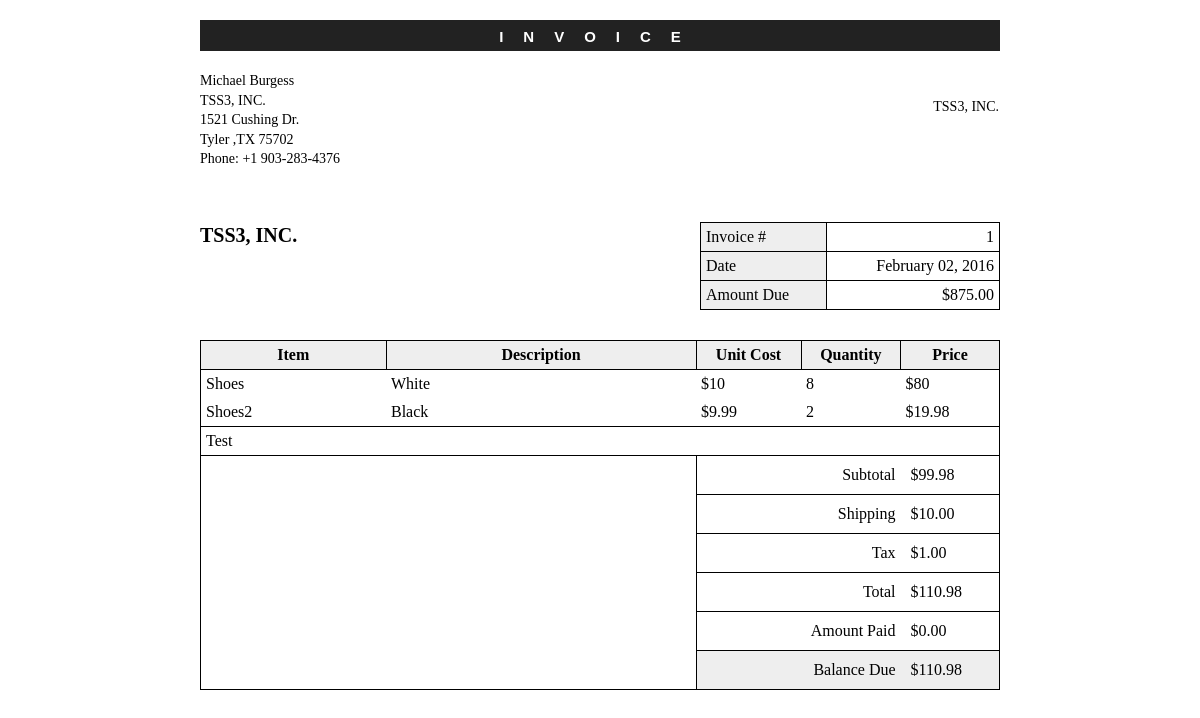
The page /index.php?page=invoices&mod=view&id=1 (signed in) on the database its author committed.
### tables this page shows
CREATE TABLE `users` (
  `id` int(11) NOT NULL,
  `firstname` text NOT NULL,
  `lastname` text NOT NULL,
  `company` text NOT NULL,
  `address` text NOT NULL,
  `city` text NOT NULL,
  `state` varchar(2) NOT NULL,
  `zipcode` text NOT NULL,
  `countrycode` int(4) NOT NULL,
  `phone` varchar(12) NOT NULL,
  `username` varchar(32) NOT NULL,
  `password` varchar(32) NOT NULL,
  `email` text NOT NULL,
  `created` int(11) NOT NULL,
  `lastloggedin` int(11) NOT NULL,
  `lastupdated` int(11) NOT NULL,
  `pageupdate` int(11) NOT NULL,
  `enabled` int(1) DEFAULT NULL
);

CREATE TABLE `invoices` (
  `id` int(11) NOT NULL,
  `invoice_id` int(11) NOT NULL,
  `userid` int(11) NOT NULL,
  `items` text NOT NULL,
  `qty` text NOT NULL,
  `date` int(11) NOT NULL,
  `prices` text NOT NULL,
  `status` int(11) NOT NULL
);

CREATE TABLE `items` (
  `id` int(11) NOT NULL,
  `name` text NOT NULL,
  `description` text NOT NULL,
  `price` varchar(11) NOT NULL,
  `archive` int(1) NOT NULL,
  `enabled` int(1) NOT NULL
);

CREATE TABLE `transactions` (
  `id` int(11) NOT NULL,
  `userid` int(11) NOT NULL,
  `invoice_id` int(11) NOT NULL,
  `amount` varchar(250) NOT NULL,
  `trans_id` text NOT NULL
);

### includes/config.php (called while the page is built)
<?php
$config['data']['hostname'] = "localhost";
$config['data']['username'] = "michael_portal";
$config['data']['password'] = "bobsagit123";
$config['data']['database'] = "michael_portal";
$config['company']['name'] = "TSS3, INC.";
$config['init']['disabled'] = 0;
$config['init']['debug'] = 1;
?>

### includes/init.php (called while the page is built, shortened)
<?php
$q = mysql_connect($config['data']['hostname'],$config['data']['username'],$config['data']['password']) or die("Database connection problem: " . mysql_error());
$settingsinfo = mysql_query("SELECT * FROM `settings`;", $q);
$settings = array();
while($sett = mysql_fetch_array($settingsinfo)){
	$settings[$sett['name']] = $sett['value'];
}
?>

### includes/pages/modules/invoices/view.php (the view, shortened to what this page needs)
<?php
	if (isset($_GET['id'])){
		$id = $_GET['id'];
	}
	$query = mysql_query("SELECT * FROM `invoices` WHERE `userid` = ". $_COOKIE['userid'] ." AND `id` = ". $id .";", $q) or die(mysql_error());
	$a     = mysql_fetch_array($query);
	$info = mysql_query("SELECT `firstname`,`lastname`,`address`,`company`,`city`,`state`,`zipcode`,`countrycode`,`phone` FROM `users` WHERE `id` = ". $_COOKIE['userid'] .";", $q) or die(mysql_error());
	$userinfo = mysql_fetch_array($info);
?>
<html>
<head>
	<link rel='stylesheet' type='text/css' href='css/invoice.css' />
	<link rel='stylesheet' type='text/css' href='css/print.css' media="print" />
</head>
<body>
	<div id="page-wrap">
		<div id="header">INVOICE</div>
		<div id="identity">
            <div id="address"><?php echo $userinfo['firstname']." ".$userinfo['lastname']; ?><br />
<?php if ($userinfo['company']){echo $userinfo['company']."<br />";} ?>
<?php echo $userinfo['address']; ?><br />
<?php echo $userinfo['city']. " ," . $userinfo['state']. " ".$userinfo['zipcode']; ?><br />
Phone: <?php echo "+".$userinfo['countrycode']." ".$userinfo['phone']; ?></div>
            <div id="logo">
              TSS3, INC.
            </div>
		</div>
		<div id="customer">
            <div id="customer-title"><?php echo $config['company']['name']; ?></div>
            <table id="meta">
                <tr>
                    <td class="meta-head">Invoice #</td>
                    <td><div><?php echo $id; ?></div></td>
                </tr>
                <tr>
                    <td class="meta-head">Date</td>
                    <td><div id="date"><?php echo date("F d, Y",$a['date']); ?></div></td>
                </tr>
                <tr>
                    <td class="meta-head">Amount Due</td>
                    <td><div class="due">$875.00</div></td>
                </tr>
            </table>
		</div>
		<table id="items">
		  <tr>
		      <th>Item</th>
		      <th>Description</th>
		      <th>Unit Cost</th>
		      <th>Quantity</th>
		      <th>Price</th>
		  </tr>
<?php
$b = json_decode($a['items'], true);
$qty = json_decode($a['qty'], true);
$pr = json_decode($a['prices'], true);
$i = 0;
foreach ($b as $value){
	$it = mysql_query("SELECT * FROM `items` WHERE `id` = ". $value .";");
	$itemlist = mysql_fetch_array($it);
?>
	<tr class="item-row">
		      <td class="item-name"><div class="delete-wpr"><div><?php echo $itemlist['name']; ?></div></div></td>
		      <td class="description"><div><?php echo $itemlist['description']; ?></div></td>
		      <td><div class="cost">$<?php echo $pr[$i]; ?></div></td>
		      <td><div class="qty"><?php echo $qty[$i]; ?></div></td>
		      <td><span class="price">$<?php echo $pr[$i]*$qty[$i]; ?></span></td>
		  </tr>
<?php
$subprice += $pr[$i]*$qty[$i];
	$i++;
}
$tax = $settings['tax'];
$shipping = $settings['shipping'];
$total = $subprice + $shipping + $tax;
$balance = mysql_query("SELECT `amount` FROM `transactions` WHERE `userid` = ". $_COOKIE['userid'] ." AND `invoice_id` = ". $id .";");
$bal = mysql_fetch_array($balance);
$dues = $total-$bal['amount'];
?>
		  <tr id="hiderow">
		    <td colspan="5">Test</td>
		  </tr>
		  <tr>
		      <td colspan="2" class="blank"> </td>
		      <td colspan="2" class="total-line">Subtotal</td>
		      <td class="total-value"><div id="subtotal">$<?php echo $subprice; ?></div></td>
		  </tr>
		  <tr>
		      <td colspan="2" class="blank"> </td>
		      <td colspan="2" class="total-line">Shipping</td>
		      <td class="total-value"><div id="subtotal">$<?php echo $shipping; ?></div></td>
		  </tr>
		  <tr>
		      <td colspan="2" class="blank"> </td>
		      <td colspan="2" class="total-line">Tax</td>
		      <td class="total-value"><div id="subtotal">$<?php echo $tax; ?></div></td>
		  </tr>
		  <tr>
		      <td colspan="2" class="blank"> </td>
		      <td colspan="2" class="total-line">Total</td>
		      <td class="total-value"><div id="total">$<?php echo $total; ?></div></td>
		  </tr>
		  <tr>
		      <td colspan="2" class="blank"> </td>
		      <td colspan="2" class="total-line">Amount Paid</td>
		      <td class="total-value"><div id="paid">$<?php echo $bal['amount']; ?></div></td>
		  </tr>
		  <tr>
		      <td colspan="2" class="blank"> </td>
		      <td colspan="2" class="total-line balance">Balance Due</td>
		      <td class="total-value balance"><div class="due">$<?php echo $dues; ?></div></td>
		  </tr>
		</table>
	</div>
</body>
</html>

### index.php (shortened to what this page needs)
<?php
if (isset($_COOKIE['loggedin']) && $_COOKIE['loggedin'] == 1){
	$page = $_GET['page'];
	include("includes/pages.php");
	exit;
}
?>

### includes/pages.php (shortened to what this page needs)
<?php
require("config.php");
require("init.php");
switch ($page){
	case "invoices":
		include("pages/invoices.php");
		exit;
		break;
}
?>

### includes/pages/invoices.php (shortened to what this page needs)
<?php
	if (isset($_GET['mod'])){
		$mod = $_GET['mod'];
		include("modules/invoices/". $mod .".php");
		exit;
	}
?>

### css/invoice.css (style rules this page uses)
* { margin: 0; padding: 0; }
body { font: 14px/1.4 Georgia, serif; }
#page-wrap { width: 800px; margin: 0 auto; }
table { border-collapse: collapse; }
table td, table th { border: 1px solid black; padding: 5px; }
#header { height: 15px; width: 100%; margin: 20px 0; background: #222; text-align: center; color: white; font: bold 15px Helvetica, Sans-Serif; text-decoration: uppercase; letter-spacing: 20px; padding: 8px 0px; }
#address { width: 250px; height: 150px; float: left; }
#customer { overflow: hidden; }
#logo { text-align: right; float: right; position: relative; margin-top: 25px; border: 1px solid #fff; max-width: 540px; max-height: 100px; overflow: hidden; }
#customer-title { font-size: 20px; font-weight: bold; float: left; }
#meta { margin-top: 1px; width: 300px; float: right; }
#meta td { text-align: right; }
#meta td.meta-head { text-align: left; background: #eee; }
#items { clear: both; width: 100%; margin: 30px 0 0 0; border: 1px solid black; }
#items th { background: #eee; }
#items tr.item-row td { border: 0; vertical-align: top; }
#items td.description { width: 300px; }
#items td.item-name { width: 175px; }
#items td.total-line { border-right: 0; text-align: right; }
#items td.total-value { border-left: 0; padding: 10px; }
#items td.balance { background: #eee; }
#items td.blank { border: 0; }
.delete-wpr { position: relative; }

### css/print.css (style rules this page uses)
#hiderow, .delete { display: none; }

### rows shown on the page
users: firstname "Michael", lastname "Burgess", company "TSS3, INC.", address "1521 Cushing Dr.", city "Tyler", state "TX", zipcode "75702", countrycode "1", phone "903-283-4376"
invoices: date "February 02, 2016", prices "10", qty "8", $pr[$i]*$qty[$i] "80", prices "9.99", qty "2", $pr[$i]*$qty[$i] "19.98"
items: name "Shoes", description "White"
items: name "Shoes2", description "Black"
transactions: amount "0.00", amount "110.98"

### other values the page prints
$config['company']['name'] "TSS3, INC."
$id "1"
$subprice "99.98"
$shipping "10.00"
$tax "1.00"
$total "110.98"
